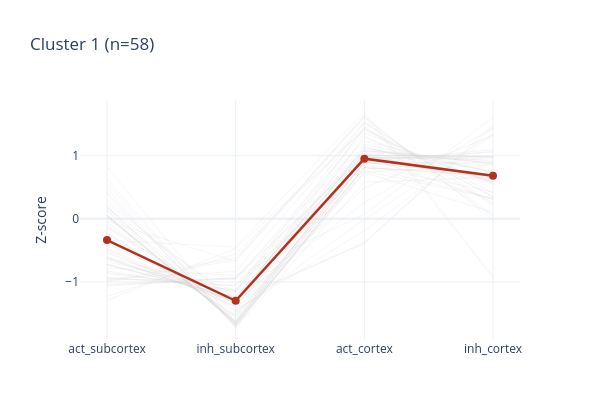
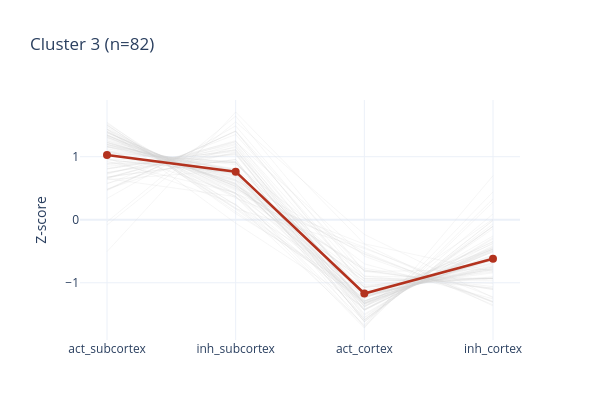

Source (notebook cell) for these figures, in order:
### Code cell
# Figure 5f (part 2) - z-scored intensity trajectories for the focus clusters (1 & 3).
dfc = df_norm_hm.reset_index().merge(feature_clusters[['PTM_Collapse_key', 'Cluster']],
                                     on='PTM_Collapse_key').set_index('PTM_Collapse_key')
for cl in FOCUS_CLUSTERS:
    sub = dfc[dfc['Cluster'] == cl][CUSTOM_ORDER]
    fig = go.Figure()
    for _, row in sub.iterrows():
        fig.add_trace(go.Scatter(x=CUSTOM_ORDER, y=row.values, mode='lines',
                                 line=dict(color='lightgrey', width=0.4), opacity=0.5, showlegend=False))
    fig.add_trace(go.Scatter(x=CUSTOM_ORDER, y=sub.mean().values, mode='lines+markers',
                             line=dict(color='#b3321e', width=2.5), marker=dict(size=8), showlegend=False))
    fig.update_layout(width=600, height=420, template='plotly_white',
                      title=f'Cluster {cl} (n={len(sub)})', yaxis_title='Z-score')
    fig.show()
    fig.write_image(rf'figures/figure5/figure5f_cluster{cl}.pdf', width=600, height=420)

### Figure 1 — Plotly figure (JSON) as saved in the notebook; plotly's stock layout.template omitted (floating-point values rounded to 4 significant figures)
{"data": [{"line": {"color": "lightgrey", "width": 0.4}, "mode": "lines", "opacity": 0.5, "showlegend": false, "type": "scatter", "x": ["act_subcortex", "inh_subcortex", "act_cortex", "inh_cortex"], "y": [0.1724, -1.268, -0.3912, 1.487]}, {"line": {"color": "lightgrey", "width": 0.4}, "mode": "lines", "opacity": 0.5, "showlegend": false, "type": "scatter", "x": ["act_subcortex", "inh_subcortex", "act_cortex", "inh_cortex"], "y": [-0.2472, -1.534, 0.8893, 0.8918]}, {"line": {"color": "lightgrey", "width": 0.4}, "mode": "lines", "opacity": 0.5, "showlegend": false, "type": "scatter", "x": ["act_subcortex", "inh_subcortex", "act_cortex", "inh_cortex"], "y": [-0.1447, -1.354, 1.464, 0.03527]}, {"line": {"color": "lightgrey", "width": 0.4}, "mode": "lines", "opacity": 0.5, "showlegend": false, "type": "scatter", "x": ["act_subcortex", "inh_subcortex", "act_cortex", "inh_cortex"], "y": [-0.03623, -0.6724, 1.638, -0.9293]}, {"line": {"color": "lightgrey", "width": 0.4}, "mode": "lines", "opacity": 0.5, "showlegend": false, "type": "scatter", "x": ["act_subcortex", "inh_subcortex", "act_cortex", "inh_cortex"], "y": [-0.6347, -1.287, 1.18, 0.7417]}, {"line": {"color": "lightgrey", "width": 0.4}, "mode": "lines", "opacity": 0.5, "showlegend": false, "type": "scatter", "x": ["act_subcortex", "inh_subcortex", "act_cortex", "inh_cortex"], "y": [0.4862, -1.729, 0.5825, 0.66]}, {"line": {"color": "lightgrey", "width": 0.4}, "mode": "lines", "opacity": 0.5, "showlegend": false, "type": "scatter", "x": ["act_subcortex", "inh_subcortex", "act_cortex", "inh_cortex"], "y": [0.05883, -1.648, 0.895, 0.6937]}, {"line": {"color": "lightgrey", "width": 0.4}, "mode": "lines", "opacity": 0.5, "showlegend": false, "type": "scatter", "x": ["act_subcortex", "inh_subcortex", "act_cortex", "inh_cortex"], "y": [0.05883, -1.648, 0.895, 0.6937]}, {"line": {"color": "lightgrey", "width": 0.4}, "mode": "lines", "opacity": 0.5, "showlegend": false, "type": "scatter", "x": ["act_subcortex", "inh_subcortex", "act_cortex", "inh_cortex"], "y": [0.05883, -1.648, 0.895, 0.6937]}, {"line": {"color": "lightgrey", "width": 0.4}, "mode": "lines", "opacity": 0.5, "showlegend": false, "type": "scatter", "x": ["act_subcortex", "inh_subcortex", "act_cortex", "inh_cortex"], "y": [-0.6766, -1.158, 1.427, 0.4072]}, {"line": {"color": "lightgrey", "width": 0.4}, "mode": "lines", "opacity": 0.5, "showlegend": false, "type": "scatter", "x": ["act_subcortex", "inh_subcortex", "act_cortex", "inh_cortex"], "y": [-0.634, -1.304, 0.8674, 1.07]}, {"line": {"color": "lightgrey", "width": 0.4}, "mode": "lines", "opacity": 0.5, "showlegend": false, "type": "scatter", "x": ["act_subcortex", "inh_subcortex", "act_cortex", "inh_cortex"], "y": [-0.5145, -1.388, 0.9717, 0.9304]}, {"line": {"color": "lightgrey", "width": 0.4}, "mode": "lines", "opacity": 0.5, "showlegend": false, "type": "scatter", "x": ["act_subcortex", "inh_subcortex", "act_cortex", "inh_cortex"], "y": [0.4245, -1.705, 0.8557, 0.4248]}, {"line": {"color": "lightgrey", "width": 0.4}, "mode": "lines", "opacity": 0.5, "showlegend": false, "type": "scatter", "x": ["act_subcortex", "inh_subcortex", "act_cortex", "inh_cortex"], "y": [-0.6072, -1.126, 1.523, 0.2096]}, {"line": {"color": "lightgrey", "width": 0.4}, "mode": "lines", "opacity": 0.5, "showlegend": false, "type": "scatter", "x": ["act_subcortex", "inh_subcortex", "act_cortex", "inh_cortex"], "y": [-0.2201, -1.546, 0.9042, 0.8621]}, {"line": {"color": "lightgrey", "width": 0.4}, "mode": "lines", "opacity": 0.5, "showlegend": false, "type": "scatter", "x": ["act_subcortex", "inh_subcortex", "act_cortex", "inh_cortex"], "y": [-1.033, -0.9349, 1.232, 0.7353]}, {"line": {"color": "lightgrey", "width": 0.4}, "mode": "lines", "opacity": 0.5, "showlegend": false, "type": "scatter", "x": ["act_subcortex", "inh_subcortex", "act_cortex", "inh_cortex"], "y": [-0.9804, -0.6205, 1.629, -0.02781]}, {"line": {"color": "lightgrey", "width": 0.4}, "mode": "lines", "opacity": 0.5, "showlegend": false, "type": "scatter", "x": ["act_subcortex", "inh_subcortex", "act_cortex", "inh_cortex"], "y": [-0.9655, -0.9518, 1.361, 0.5562]}, {"line": {"color": "lightgrey", "width": 0.4}, "mode": "lines", "opacity": 0.5, "showlegend": false, "type": "scatter", "x": ["act_subcortex", "inh_subcortex", "act_cortex", "inh_cortex"], "y": [-0.8604, -1.13, 1.006, 0.9846]}, {"line": {"color": "lightgrey", "width": 0.4}, "mode": "lines", "opacity": 0.5, "showlegend": false, "type": "scatter", "x": ["act_subcortex", "inh_subcortex", "act_cortex", "inh_cortex"], "y": [-1.049, -0.9502, 1.011, 0.9875]}, {"line": {"color": "lightgrey", "width": 0.4}, "mode": "lines", "opacity": 0.5, "showlegend": false, "type": "scatter", "x": ["act_subcortex", "inh_subcortex", "act_cortex", "inh_cortex"], "y": [-1.066, -0.9312, 1.011, 0.9868]}, {"line": {"color": "lightgrey", "width": 0.4}, "mode": "lines", "opacity": 0.5, "showlegend": false, "type": "scatter", "x": ["act_subcortex", "inh_subcortex", "act_cortex", "inh_cortex"], "y": [-0.3937, -1.305, 0.2571, 1.441]}, {"line": {"color": "lightgrey", "width": 0.4}, "mode": "lines", "opacity": 0.5, "showlegend": false, "type": "scatter", "x": ["act_subcortex", "inh_subcortex", "act_cortex", "inh_cortex"], "y": [-0.04559, -1.605, 1.001, 0.649]}, {"line": {"color": "lightgrey", "width": 0.4}, "mode": "lines", "opacity": 0.5, "showlegend": false, "type": "scatter", "x": ["act_subcortex", "inh_subcortex", "act_cortex", "inh_cortex"], "y": [-0.3417, -0.444, 1.692, -0.9066]}, {"line": {"color": "lightgrey", "width": 0.4}, "mode": "lines", "opacity": 0.5, "showlegend": false, "type": "scatter", "x": ["act_subcortex", "inh_subcortex", "act_cortex", "inh_cortex"], "y": [-0.5407, -1.316, 1.282, 0.5749]}, {"line": {"color": "lightgrey", "width": 0.4}, "mode": "lines", "opacity": 0.5, "showlegend": false, "type": "scatter", "x": ["act_subcortex", "inh_subcortex", "act_cortex", "inh_cortex"], "y": [-0.7785, -0.9003, 0.07319, 1.606]}, {"line": {"color": "lightgrey", "width": 0.4}, "mode": "lines", "opacity": 0.5, "showlegend": false, "type": "scatter", "x": ["act_subcortex", "inh_subcortex", "act_cortex", "inh_cortex"], "y": [0.02505, -1.624, 1.002, 0.5969]}, {"line": {"color": "lightgrey", "width": 0.4}, "mode": "lines", "opacity": 0.5, "showlegend": false, "type": "scatter", "x": ["act_subcortex", "inh_subcortex", "act_cortex", "inh_cortex"], "y": [0.0402, -1.622, 1.03, 0.5519]}, {"line": {"color": "lightgrey", "width": 0.4}, "mode": "lines", "opacity": 0.5, "showlegend": false, "type": "scatter", "x": ["act_subcortex", "inh_subcortex", "act_cortex", "inh_cortex"], "y": [-1.293, -0.4692, 1.408, 0.3539]}, {"line": {"color": "lightgrey", "width": 0.4}, "mode": "lines", "opacity": 0.5, "showlegend": false, "type": "scatter", "x": ["act_subcortex", "inh_subcortex", "act_cortex", "inh_cortex"], "y": [0.8268, -1.664, 0.7312, 0.1064]}, {"line": {"color": "lightgrey", "width": 0.4}, "mode": "lines", "opacity": 0.5, "showlegend": false, "type": "scatter", "x": ["act_subcortex", "inh_subcortex", "act_cortex", "inh_cortex"], "y": [-0.2158, -1.515, 1.149, 0.582]}, {"line": {"color": "lightgrey", "width": 0.4}, "mode": "lines", "opacity": 0.5, "showlegend": false, "type": "scatter", "x": ["act_subcortex", "inh_subcortex", "act_cortex", "inh_cortex"], "y": [0.05715, -1.65, 0.7384, 0.8542]}, {"line": {"color": "lightgrey", "width": 0.4}, "mode": "lines", "opacity": 0.5, "showlegend": false, "type": "scatter", "x": ["act_subcortex", "inh_subcortex", "act_cortex", "inh_cortex"], "y": [-0.8481, -1.134, 1.112, 0.8702]}, {"line": {"color": "lightgrey", "width": 0.4}, "mode": "lines", "opacity": 0.5, "showlegend": false, "type": "scatter", "x": ["act_subcortex", "inh_subcortex", "act_cortex", "inh_cortex"], "y": [0.02272, -1.63, 0.9633, 0.6439]}, {"line": {"color": "lightgrey", "width": 0.4}, "mode": "lines", "opacity": 0.5, "showlegend": false, "type": "scatter", "x": ["act_subcortex", "inh_subcortex", "act_cortex", "inh_cortex"], "y": [-1.231, -0.5511, 1.435, 0.3472]}, {"line": {"color": "lightgrey", "width": 0.4}, "mode": "lines", "opacity": 0.5, "showlegend": false, "type": "scatter", "x": ["act_subcortex", "inh_subcortex", "act_cortex", "inh_cortex"], "y": [-1.001, -0.6544, 1.602, 0.05299]}, {"line": {"color": "lightgrey", "width": 0.4}, "mode": "lines", "opacity": 0.5, "showlegend": false, "type": "scatter", "x": ["act_subcortex", "inh_subcortex", "act_cortex", "inh_cortex"], "y": [-0.4718, -1.339, 0.4907, 1.32]}, {"line": {"color": "lightgrey", "width": 0.4}, "mode": "lines", "opacity": 0.5, "showlegend": false, "type": "scatter", "x": ["act_subcortex", "inh_subcortex", "act_cortex", "inh_cortex"], "y": [-0.4834, -1.392, 1.126, 0.7491]}, {"line": {"color": "lightgrey", "width": 0.4}, "mode": "lines", "opacity": 0.5, "showlegend": false, "type": "scatter", "x": ["act_subcortex", "inh_subcortex", "act_cortex", "inh_cortex"], "y": [-0.6126, -1.323, 0.9711, 0.9647]}, {"line": {"color": "lightgrey", "width": 0.4}, "mode": "lines", "opacity": 0.5, "showlegend": false, "type": "scatter", "x": ["act_subcortex", "inh_subcortex", "act_cortex", "inh_cortex"], "y": [-0.6001, -1.332, 0.969, 0.9629]}, {"line": {"color": "lightgrey", "width": 0.4}, "mode": "lines", "opacity": 0.5, "showlegend": false, "type": "scatter", "x": ["act_subcortex", "inh_subcortex", "act_cortex", "inh_cortex"], "y": [-0.7179, -1.247, 0.9857, 0.9791]}, {"line": {"color": "lightgrey", "width": 0.4}, "mode": "lines", "opacity": 0.5, "showlegend": false, "type": "scatter", "x": ["act_subcortex", "inh_subcortex", "act_cortex", "inh_cortex"], "y": [-0.9484, -0.8315, 1.532, 0.2477]}, {"line": {"color": "lightgrey", "width": 0.4}, "mode": "lines", "opacity": 0.5, "showlegend": false, "type": "scatter", "x": ["act_subcortex", "inh_subcortex", "act_cortex", "inh_cortex"], "y": [0.1263, -1.67, 0.8045, 0.7395]}, {"line": {"color": "lightgrey", "width": 0.4}, "mode": "lines", "opacity": 0.5, "showlegend": false, "type": "scatter", "x": ["act_subcortex", "inh_subcortex", "act_cortex", "inh_cortex"], "y": [-0.9317, -1.061, 0.8935, 1.099]}, {"line": {"color": "lightgrey", "width": 0.4}, "mode": "lines", "opacity": 0.5, "showlegend": false, "type": "scatter", "x": ["act_subcortex", "inh_subcortex", "act_cortex", "inh_cortex"], "y": [0.1322, -1.471, -0.01067, 1.349]}, {"line": {"color": "lightgrey", "width": 0.4}, "mode": "lines", "opacity": 0.5, "showlegend": false, "type": "scatter", "x": ["act_subcortex", "inh_subcortex", "act_cortex", "inh_cortex"], "y": [0.2464, -1.314, -0.372, 1.44]}, {"line": {"color": "lightgrey", "width": 0.4}, "mode": "lines", "opacity": 0.5, "showlegend": false, "type": "scatter", "x": ["act_subcortex", "inh_subcortex", "act_cortex", "inh_cortex"], "y": [-0.7275, -1.235, 1.078, 0.8849]}, {"line": {"color": "lightgrey", "width": 0.4}, "mode": "lines", "opacity": 0.5, "showlegend": false, "type": "scatter", "x": ["act_subcortex", "inh_subcortex", "act_cortex", "inh_cortex"], "y": [0.5577, -1.706, 0.8202, 0.3276]}, {"line": {"color": "lightgrey", "width": 0.4}, "mode": "lines", "opacity": 0.5, "showlegend": false, "type": "scatter", "x": ["act_subcortex", "inh_subcortex", "act_cortex", "inh_cortex"], "y": [0.6263, -1.709, 0.7654, 0.3175]}, {"line": {"color": "lightgrey", "width": 0.4}, "mode": "lines", "opacity": 0.5, "showlegend": false, "type": "scatter", "x": ["act_subcortex", "inh_subcortex", "act_cortex", "inh_cortex"], "y": [0.1916, -1.685, 0.8145, 0.6789]}, {"line": {"color": "lightgrey", "width": 0.4}, "mode": "lines", "opacity": 0.5, "showlegend": false, "type": "scatter", "x": ["act_subcortex", "inh_subcortex", "act_cortex", "inh_cortex"], "y": [0.1916, -1.685, 0.8145, 0.6789]}, {"line": {"color": "lightgrey", "width": 0.4}, "mode": "lines", "opacity": 0.5, "showlegend": false, "type": "scatter", "x": ["act_subcortex", "inh_subcortex", "act_cortex", "inh_cortex"], "y": [0.3114, -1.452, -0.1864, 1.327]}, {"line": {"color": "lightgrey", "width": 0.4}, "mode": "lines", "opacity": 0.5, "showlegend": false, "type": "scatter", "x": ["act_subcortex", "inh_subcortex", "act_cortex", "inh_cortex"], "y": [-0.9399, -1.055, 1.084, 0.9108]}, {"line": {"color": "lightgrey", "width": 0.4}, "mode": "lines", "opacity": 0.5, "showlegend": false, "type": "scatter", "x": ["act_subcortex", "inh_subcortex", "act_cortex", "inh_cortex"], "y": [0.3906, -1.673, 0.9784, 0.3037]}, {"line": {"color": "lightgrey", "width": 0.4}, "mode": "lines", "opacity": 0.5, "showlegend": false, "type": "scatter", "x": ["act_subcortex", "inh_subcortex", "act_cortex", "inh_cortex"], "y": [-0.08896, -1.479, 1.32, 0.2481]}, {"line": {"color": "lightgrey", "width": 0.4}, "mode": "lines", "opacity": 0.5, "showlegend": false, "type": "scatter", "x": ["act_subcortex", "inh_subcortex", "act_cortex", "inh_cortex"], "y": [-0.8236, -1.16, 0.9258, 1.058]}, {"line": {"color": "lightgrey", "width": 0.4}, "mode": "lines", "opacity": 0.5, "showlegend": false, "type": "scatter", "x": ["act_subcortex", "inh_subcortex", "act_cortex", "inh_cortex"], "y": [-0.1162, -1.569, 1.069, 0.6161]}, {"line": {"color": "lightgrey", "width": 0.4}, "mode": "lines", "opacity": 0.5, "showlegend": false, "type": "scatter", "x": ["act_subcortex", "inh_subcortex", "act_cortex", "inh_cortex"], "y": [-0.7219, -1.239, 1.081, 0.8803]}, {"line": {"color": "#b3321e", "width": 2.5}, "marker": {"size": 8}, "mode": "lines+markers", "showlegend": false, "type": "scatter", "x": ["act_subcortex", "inh_subcortex", "act_cortex", "inh_cortex"], "y": [-0.3368, -1.297, 0.9531, 0.681]}], "layout": {"height": 420, "title": {"text": "Cluster 1 (n=58)"}, "width": 600, "yaxis": {"title": {"text": "Z-score"}}}}

### Figure 2 — Plotly figure (JSON) as saved in the notebook; plotly's stock layout.template omitted (floating-point values rounded to 4 significant figures)
{"data": [{"line": {"color": "lightgrey", "width": 0.4}, "mode": "lines", "opacity": 0.5, "showlegend": false, "type": "scatter", "x": ["act_subcortex", "inh_subcortex", "act_cortex", "inh_cortex"], "y": [0.9537, 0.7419, -1.59, -0.1053]}, {"line": {"color": "lightgrey", "width": 0.4}, "mode": "lines", "opacity": 0.5, "showlegend": false, "type": "scatter", "x": ["act_subcortex", "inh_subcortex", "act_cortex", "inh_cortex"], "y": [0.9537, 0.7419, -1.59, -0.1053]}, {"line": {"color": "lightgrey", "width": 0.4}, "mode": "lines", "opacity": 0.5, "showlegend": false, "type": "scatter", "x": ["act_subcortex", "inh_subcortex", "act_cortex", "inh_cortex"], "y": [0.7443, 1.102, -1.437, -0.4097]}, {"line": {"color": "lightgrey", "width": 0.4}, "mode": "lines", "opacity": 0.5, "showlegend": false, "type": "scatter", "x": ["act_subcortex", "inh_subcortex", "act_cortex", "inh_cortex"], "y": [0.6515, 1.236, -0.5786, -1.309]}, {"line": {"color": "lightgrey", "width": 0.4}, "mode": "lines", "opacity": 0.5, "showlegend": false, "type": "scatter", "x": ["act_subcortex", "inh_subcortex", "act_cortex", "inh_cortex"], "y": [1.219, 0.6638, -1.328, -0.555]}, {"line": {"color": "lightgrey", "width": 0.4}, "mode": "lines", "opacity": 0.5, "showlegend": false, "type": "scatter", "x": ["act_subcortex", "inh_subcortex", "act_cortex", "inh_cortex"], "y": [0.5693, 1.352, -0.9525, -0.9693]}, {"line": {"color": "lightgrey", "width": 0.4}, "mode": "lines", "opacity": 0.5, "showlegend": false, "type": "scatter", "x": ["act_subcortex", "inh_subcortex", "act_cortex", "inh_cortex"], "y": [0.4646, 1.41, -1.079, -0.7951]}, {"line": {"color": "lightgrey", "width": 0.4}, "mode": "lines", "opacity": 0.5, "showlegend": false, "type": "scatter", "x": ["act_subcortex", "inh_subcortex", "act_cortex", "inh_cortex"], "y": [-0.03357, 1.644, -0.8228, -0.7873]}, {"line": {"color": "lightgrey", "width": 0.4}, "mode": "lines", "opacity": 0.5, "showlegend": false, "type": "scatter", "x": ["act_subcortex", "inh_subcortex", "act_cortex", "inh_cortex"], "y": [1.31, 0.5398, -0.5492, -1.3]}, {"line": {"color": "lightgrey", "width": 0.4}, "mode": "lines", "opacity": 0.5, "showlegend": false, "type": "scatter", "x": ["act_subcortex", "inh_subcortex", "act_cortex", "inh_cortex"], "y": [1.339, 0.4933, -0.537, -1.295]}, {"line": {"color": "lightgrey", "width": 0.4}, "mode": "lines", "opacity": 0.5, "showlegend": false, "type": "scatter", "x": ["act_subcortex", "inh_subcortex", "act_cortex", "inh_cortex"], "y": [1.305, 0.6378, -0.9323, -1.01]}, {"line": {"color": "lightgrey", "width": 0.4}, "mode": "lines", "opacity": 0.5, "showlegend": false, "type": "scatter", "x": ["act_subcortex", "inh_subcortex", "act_cortex", "inh_cortex"], "y": [0.5792, 1.072, -1.585, -0.06586]}, {"line": {"color": "lightgrey", "width": 0.4}, "mode": "lines", "opacity": 0.5, "showlegend": false, "type": "scatter", "x": ["act_subcortex", "inh_subcortex", "act_cortex", "inh_cortex"], "y": [1.051, 0.9218, -1.211, -0.762]}, {"line": {"color": "lightgrey", "width": 0.4}, "mode": "lines", "opacity": 0.5, "showlegend": false, "type": "scatter", "x": ["act_subcortex", "inh_subcortex", "act_cortex", "inh_cortex"], "y": [1.527, 0.2284, -1.07, -0.6862]}, {"line": {"color": "lightgrey", "width": 0.4}, "mode": "lines", "opacity": 0.5, "showlegend": false, "type": "scatter", "x": ["act_subcortex", "inh_subcortex", "act_cortex", "inh_cortex"], "y": [1.353, 0.5529, -0.799, -1.107]}, {"line": {"color": "lightgrey", "width": 0.4}, "mode": "lines", "opacity": 0.5, "showlegend": false, "type": "scatter", "x": ["act_subcortex", "inh_subcortex", "act_cortex", "inh_cortex"], "y": [0.7506, 1.05, -1.497, -0.304]}, {"line": {"color": "lightgrey", "width": 0.4}, "mode": "lines", "opacity": 0.5, "showlegend": false, "type": "scatter", "x": ["act_subcortex", "inh_subcortex", "act_cortex", "inh_cortex"], "y": [1.436, -0.05447, -1.391, 0.009661]}, {"line": {"color": "lightgrey", "width": 0.4}, "mode": "lines", "opacity": 0.5, "showlegend": false, "type": "scatter", "x": ["act_subcortex", "inh_subcortex", "act_cortex", "inh_cortex"], "y": [1.195, 0.7213, -1.288, -0.6281]}, {"line": {"color": "lightgrey", "width": 0.4}, "mode": "lines", "opacity": 0.5, "showlegend": false, "type": "scatter", "x": ["act_subcortex", "inh_subcortex", "act_cortex", "inh_cortex"], "y": [1.385, 0.5046, -0.7982, -1.091]}, {"line": {"color": "lightgrey", "width": 0.4}, "mode": "lines", "opacity": 0.5, "showlegend": false, "type": "scatter", "x": ["act_subcortex", "inh_subcortex", "act_cortex", "inh_cortex"], "y": [0.8058, 1.112, -1.331, -0.5866]}, {"line": {"color": "lightgrey", "width": 0.4}, "mode": "lines", "opacity": 0.5, "showlegend": false, "type": "scatter", "x": ["act_subcortex", "inh_subcortex", "act_cortex", "inh_cortex"], "y": [0.8058, 1.112, -1.331, -0.5866]}, {"line": {"color": "lightgrey", "width": 0.4}, "mode": "lines", "opacity": 0.5, "showlegend": false, "type": "scatter", "x": ["act_subcortex", "inh_subcortex", "act_cortex", "inh_cortex"], "y": [1.397, 0.3706, -1.302, -0.4652]}, {"line": {"color": "lightgrey", "width": 0.4}, "mode": "lines", "opacity": 0.5, "showlegend": false, "type": "scatter", "x": ["act_subcortex", "inh_subcortex", "act_cortex", "inh_cortex"], "y": [0.4845, 1.166, -1.548, -0.1028]}, {"line": {"color": "lightgrey", "width": 0.4}, "mode": "lines", "opacity": 0.5, "showlegend": false, "type": "scatter", "x": ["act_subcortex", "inh_subcortex", "act_cortex", "inh_cortex"], "y": [1.16, 0.7907, -1.228, -0.7224]}, {"line": {"color": "lightgrey", "width": 0.4}, "mode": "lines", "opacity": 0.5, "showlegend": false, "type": "scatter", "x": ["act_subcortex", "inh_subcortex", "act_cortex", "inh_cortex"], "y": [0.6365, 0.786, -1.703, 0.28]}, {"line": {"color": "lightgrey", "width": 0.4}, "mode": "lines", "opacity": 0.5, "showlegend": false, "type": "scatter", "x": ["act_subcortex", "inh_subcortex", "act_cortex", "inh_cortex"], "y": [0.7232, 1.242, -1.031, -0.9335]}, {"line": {"color": "lightgrey", "width": 0.4}, "mode": "lines", "opacity": 0.5, "showlegend": false, "type": "scatter", "x": ["act_subcortex", "inh_subcortex", "act_cortex", "inh_cortex"], "y": [0.8143, 1.145, -1.211, -0.748]}, {"line": {"color": "lightgrey", "width": 0.4}, "mode": "lines", "opacity": 0.5, "showlegend": false, "type": "scatter", "x": ["act_subcortex", "inh_subcortex", "act_cortex", "inh_cortex"], "y": [0.6531, 0.3663, -1.718, 0.6986]}, {"line": {"color": "lightgrey", "width": 0.4}, "mode": "lines", "opacity": 0.5, "showlegend": false, "type": "scatter", "x": ["act_subcortex", "inh_subcortex", "act_cortex", "inh_cortex"], "y": [1.397, 0.4796, -0.7689, -1.108]}, {"line": {"color": "lightgrey", "width": 0.4}, "mode": "lines", "opacity": 0.5, "showlegend": false, "type": "scatter", "x": ["act_subcortex", "inh_subcortex", "act_cortex", "inh_cortex"], "y": [0.4742, 1.406, -0.8186, -1.062]}, {"line": {"color": "lightgrey", "width": 0.4}, "mode": "lines", "opacity": 0.5, "showlegend": false, "type": "scatter", "x": ["act_subcortex", "inh_subcortex", "act_cortex", "inh_cortex"], "y": [1.104, 0.4174, -1.612, 0.09073]}, {"line": {"color": "lightgrey", "width": 0.4}, "mode": "lines", "opacity": 0.5, "showlegend": false, "type": "scatter", "x": ["act_subcortex", "inh_subcortex", "act_cortex", "inh_cortex"], "y": [1.322, 0.3683, -1.432, -0.2584]}, {"line": {"color": "lightgrey", "width": 0.4}, "mode": "lines", "opacity": 0.5, "showlegend": false, "type": "scatter", "x": ["act_subcortex", "inh_subcortex", "act_cortex", "inh_cortex"], "y": [1.503, 0.1773, -0.4556, -1.225]}, {"line": {"color": "lightgrey", "width": 0.4}, "mode": "lines", "opacity": 0.5, "showlegend": false, "type": "scatter", "x": ["act_subcortex", "inh_subcortex", "act_cortex", "inh_cortex"], "y": [1.08, 0.8754, -0.6992, -1.256]}, {"line": {"color": "lightgrey", "width": 0.4}, "mode": "lines", "opacity": 0.5, "showlegend": false, "type": "scatter", "x": ["act_subcortex", "inh_subcortex", "act_cortex", "inh_cortex"], "y": [-0.5059, 1.71, -0.3816, -0.8221]}, {"line": {"color": "lightgrey", "width": 0.4}, "mode": "lines", "opacity": 0.5, "showlegend": false, "type": "scatter", "x": ["act_subcortex", "inh_subcortex", "act_cortex", "inh_cortex"], "y": [1.225, 0.635, -1.357, -0.5036]}, {"line": {"color": "lightgrey", "width": 0.4}, "mode": "lines", "opacity": 0.5, "showlegend": false, "type": "scatter", "x": ["act_subcortex", "inh_subcortex", "act_cortex", "inh_cortex"], "y": [1.473, 0.1699, -1.297, -0.3453]}, {"line": {"color": "lightgrey", "width": 0.4}, "mode": "lines", "opacity": 0.5, "showlegend": false, "type": "scatter", "x": ["act_subcortex", "inh_subcortex", "act_cortex", "inh_cortex"], "y": [0.6763, 0.9557, -1.621, -0.01059]}, {"line": {"color": "lightgrey", "width": 0.4}, "mode": "lines", "opacity": 0.5, "showlegend": false, "type": "scatter", "x": ["act_subcortex", "inh_subcortex", "act_cortex", "inh_cortex"], "y": [0.6763, 0.9557, -1.621, -0.01059]}, {"line": {"color": "lightgrey", "width": 0.4}, "mode": "lines", "opacity": 0.5, "showlegend": false, "type": "scatter", "x": ["act_subcortex", "inh_subcortex", "act_cortex", "inh_cortex"], "y": [1.251, 0.5834, -1.371, -0.4642]}, {"line": {"color": "lightgrey", "width": 0.4}, "mode": "lines", "opacity": 0.5, "showlegend": false, "type": "scatter", "x": ["act_subcortex", "inh_subcortex", "act_cortex", "inh_cortex"], "y": [0.3377, 1.489, -0.8955, -0.9311]}, {"line": {"color": "lightgrey", "width": 0.4}, "mode": "lines", "opacity": 0.5, "showlegend": false, "type": "scatter", "x": ["act_subcortex", "inh_subcortex", "act_cortex", "inh_cortex"], "y": [-0.08454, 1.553, -0.2326, -1.236]}, {"line": {"color": "lightgrey", "width": 0.4}, "mode": "lines", "opacity": 0.5, "showlegend": false, "type": "scatter", "x": ["act_subcortex", "inh_subcortex", "act_cortex", "inh_cortex"], "y": [0.4807, 1.403, -1.055, -0.8285]}, {"line": {"color": "lightgrey", "width": 0.4}, "mode": "lines", "opacity": 0.5, "showlegend": false, "type": "scatter", "x": ["act_subcortex", "inh_subcortex", "act_cortex", "inh_cortex"], "y": [1.345, 0.4628, -1.319, -0.4885]}, {"line": {"color": "lightgrey", "width": 0.4}, "mode": "lines", "opacity": 0.5, "showlegend": false, "type": "scatter", "x": ["act_subcortex", "inh_subcortex", "act_cortex", "inh_cortex"], "y": [1.065, 0.9093, -1.197, -0.7774]}, {"line": {"color": "lightgrey", "width": 0.4}, "mode": "lines", "opacity": 0.5, "showlegend": false, "type": "scatter", "x": ["act_subcortex", "inh_subcortex", "act_cortex", "inh_cortex"], "y": [1.344, 0.4121, -0.3881, -1.368]}, {"line": {"color": "lightgrey", "width": 0.4}, "mode": "lines", "opacity": 0.5, "showlegend": false, "type": "scatter", "x": ["act_subcortex", "inh_subcortex", "act_cortex", "inh_cortex"], "y": [1.234, 0.6277, -0.5123, -1.349]}, {"line": {"color": "lightgrey", "width": 0.4}, "mode": "lines", "opacity": 0.5, "showlegend": false, "type": "scatter", "x": ["act_subcortex", "inh_subcortex", "act_cortex", "inh_cortex"], "y": [0.6603, 1.256, -1.23, -0.6864]}, {"line": {"color": "lightgrey", "width": 0.4}, "mode": "lines", "opacity": 0.5, "showlegend": false, "type": "scatter", "x": ["act_subcortex", "inh_subcortex", "act_cortex", "inh_cortex"], "y": [1.153, 0.6909, -1.419, -0.425]}, {"line": {"color": "lightgrey", "width": 0.4}, "mode": "lines", "opacity": 0.5, "showlegend": false, "type": "scatter", "x": ["act_subcortex", "inh_subcortex", "act_cortex", "inh_cortex"], "y": [1.255, 0.696, -1.109, -0.8428]}, {"line": {"color": "lightgrey", "width": 0.4}, "mode": "lines", "opacity": 0.5, "showlegend": false, "type": "scatter", "x": ["act_subcortex", "inh_subcortex", "act_cortex", "inh_cortex"], "y": [0.7361, 1.21, -1.198, -0.7481]}, {"line": {"color": "lightgrey", "width": 0.4}, "mode": "lines", "opacity": 0.5, "showlegend": false, "type": "scatter", "x": ["act_subcortex", "inh_subcortex", "act_cortex", "inh_cortex"], "y": [1.227, 0.6788, -1.283, -0.6221]}, {"line": {"color": "lightgrey", "width": 0.4}, "mode": "lines", "opacity": 0.5, "showlegend": false, "type": "scatter", "x": ["act_subcortex", "inh_subcortex", "act_cortex", "inh_cortex"], "y": [1.546, 0.09799, -1.174, -0.4709]}, {"line": {"color": "lightgrey", "width": 0.4}, "mode": "lines", "opacity": 0.5, "showlegend": false, "type": "scatter", "x": ["act_subcortex", "inh_subcortex", "act_cortex", "inh_cortex"], "y": [0.979, 0.2475, -1.669, 0.4424]}, {"line": {"color": "lightgrey", "width": 0.4}, "mode": "lines", "opacity": 0.5, "showlegend": false, "type": "scatter", "x": ["act_subcortex", "inh_subcortex", "act_cortex", "inh_cortex"], "y": [1.431, 0.4097, -1.134, -0.7065]}, {"line": {"color": "lightgrey", "width": 0.4}, "mode": "lines", "opacity": 0.5, "showlegend": false, "type": "scatter", "x": ["act_subcortex", "inh_subcortex", "act_cortex", "inh_cortex"], "y": [1.194, 0.6117, -1.437, -0.3691]}, {"line": {"color": "lightgrey", "width": 0.4}, "mode": "lines", "opacity": 0.5, "showlegend": false, "type": "scatter", "x": ["act_subcortex", "inh_subcortex", "act_cortex", "inh_cortex"], "y": [1.158, 0.7703, -1.284, -0.6445]}, {"line": {"color": "lightgrey", "width": 0.4}, "mode": "lines", "opacity": 0.5, "showlegend": false, "type": "scatter", "x": ["act_subcortex", "inh_subcortex", "act_cortex", "inh_cortex"], "y": [1.341, 0.5287, -1.229, -0.6415]}, {"line": {"color": "lightgrey", "width": 0.4}, "mode": "lines", "opacity": 0.5, "showlegend": false, "type": "scatter", "x": ["act_subcortex", "inh_subcortex", "act_cortex", "inh_cortex"], "y": [0.6682, 1.192, -1.379, -0.4815]}, {"line": {"color": "lightgrey", "width": 0.4}, "mode": "lines", "opacity": 0.5, "showlegend": false, "type": "scatter", "x": ["act_subcortex", "inh_subcortex", "act_cortex", "inh_cortex"], "y": [1.125, 0.7971, -1.317, -0.6049]}, {"line": {"color": "lightgrey", "width": 0.4}, "mode": "lines", "opacity": 0.5, "showlegend": false, "type": "scatter", "x": ["act_subcortex", "inh_subcortex", "act_cortex", "inh_cortex"], "y": [1.093, 0.8987, -1.075, -0.9175]}, {"line": {"color": "lightgrey", "width": 0.4}, "mode": "lines", "opacity": 0.5, "showlegend": false, "type": "scatter", "x": ["act_subcortex", "inh_subcortex", "act_cortex", "inh_cortex"], "y": [1.442, 0.4232, -0.9305, -0.9352]}, {"line": {"color": "lightgrey", "width": 0.4}, "mode": "lines", "opacity": 0.5, "showlegend": false, "type": "scatter", "x": ["act_subcortex", "inh_subcortex", "act_cortex", "inh_cortex"], "y": [0.8476, 1.029, -1.419, -0.4579]}, {"line": {"color": "lightgrey", "width": 0.4}, "mode": "lines", "opacity": 0.5, "showlegend": false, "type": "scatter", "x": ["act_subcortex", "inh_subcortex", "act_cortex", "inh_cortex"], "y": [1.161, 0.7146, -1.375, -0.5012]}, {"line": {"color": "lightgrey", "width": 0.4}, "mode": "lines", "opacity": 0.5, "showlegend": false, "type": "scatter", "x": ["act_subcortex", "inh_subcortex", "act_cortex", "inh_cortex"], "y": [1.079, 0.6221, -1.559, -0.142]}, {"line": {"color": "lightgrey", "width": 0.4}, "mode": "lines", "opacity": 0.5, "showlegend": false, "type": "scatter", "x": ["act_subcortex", "inh_subcortex", "act_cortex", "inh_cortex"], "y": [0.8989, 1.079, -1.177, -0.8007]}, {"line": {"color": "lightgrey", "width": 0.4}, "mode": "lines", "opacity": 0.5, "showlegend": false, "type": "scatter", "x": ["act_subcortex", "inh_subcortex", "act_cortex", "inh_cortex"], "y": [0.9265, 0.4296, -1.687, 0.3312]}, {"line": {"color": "lightgrey", "width": 0.4}, "mode": "lines", "opacity": 0.5, "showlegend": false, "type": "scatter", "x": ["act_subcortex", "inh_subcortex", "act_cortex", "inh_cortex"], "y": [1.297, 0.564, -1.297, -0.5634]}, {"line": {"color": "lightgrey", "width": 0.4}, "mode": "lines", "opacity": 0.5, "showlegend": false, "type": "scatter", "x": ["act_subcortex", "inh_subcortex", "act_cortex", "inh_cortex"], "y": [1.507, 0.1263, -1.251, -0.3826]}, {"line": {"color": "lightgrey", "width": 0.4}, "mode": "lines", "opacity": 0.5, "showlegend": false, "type": "scatter", "x": ["act_subcortex", "inh_subcortex", "act_cortex", "inh_cortex"], "y": [0.8874, 0.9141, -1.515, -0.2865]}, {"line": {"color": "lightgrey", "width": 0.4}, "mode": "lines", "opacity": 0.5, "showlegend": false, "type": "scatter", "x": ["act_subcortex", "inh_subcortex", "act_cortex", "inh_cortex"], "y": [1.495, 0.1884, -1.238, -0.445]}, {"line": {"color": "lightgrey", "width": 0.4}, "mode": "lines", "opacity": 0.5, "showlegend": false, "type": "scatter", "x": ["act_subcortex", "inh_subcortex", "act_cortex", "inh_cortex"], "y": [1.436, 0.2373, -1.327, -0.3468]}, {"line": {"color": "lightgrey", "width": 0.4}, "mode": "lines", "opacity": 0.5, "showlegend": false, "type": "scatter", "x": ["act_subcortex", "inh_subcortex", "act_cortex", "inh_cortex"], "y": [0.8787, 1.044, -1.343, -0.5793]}, {"line": {"color": "lightgrey", "width": 0.4}, "mode": "lines", "opacity": 0.5, "showlegend": false, "type": "scatter", "x": ["act_subcortex", "inh_subcortex", "act_cortex", "inh_cortex"], "y": [1.405, 0.3428, -0.4381, -1.31]}, {"line": {"color": "lightgrey", "width": 0.4}, "mode": "lines", "opacity": 0.5, "showlegend": false, "type": "scatter", "x": ["act_subcortex", "inh_subcortex", "act_cortex", "inh_cortex"], "y": [1.38, 0.5271, -0.9742, -0.9326]}, {"line": {"color": "lightgrey", "width": 0.4}, "mode": "lines", "opacity": 0.5, "showlegend": false, "type": "scatter", "x": ["act_subcortex", "inh_subcortex", "act_cortex", "inh_cortex"], "y": [1.38, 0.5271, -0.9742, -0.9326]}, {"line": {"color": "lightgrey", "width": 0.4}, "mode": "lines", "opacity": 0.5, "showlegend": false, "type": "scatter", "x": ["act_subcortex", "inh_subcortex", "act_cortex", "inh_cortex"], "y": [1.329, 0.5747, -1.167, -0.7359]}, {"line": {"color": "lightgrey", "width": 0.4}, "mode": "lines", "opacity": 0.5, "showlegend": false, "type": "scatter", "x": ["act_subcortex", "inh_subcortex", "act_cortex", "inh_cortex"], "y": [1.189, 0.7678, -1.181, -0.7758]}, {"line": {"color": "lightgrey", "width": 0.4}, "mode": "lines", "opacity": 0.5, "showlegend": false, "type": "scatter", "x": ["act_subcortex", "inh_subcortex", "act_cortex", "inh_cortex"], "y": [1.199, 0.7745, -1.068, -0.9055]}, {"line": {"color": "lightgrey", "width": 0.4}, "mode": "lines", "opacity": 0.5, "showlegend": false, "type": "scatter", "x": ["act_subcortex", "inh_subcortex", "act_cortex", "inh_cortex"], "y": [0.9615, 0.9106, -1.433, -0.4392]}, {"line": {"color": "lightgrey", "width": 0.4}, "mode": "lines", "opacity": 0.5, "showlegend": false, "type": "scatter", "x": ["act_subcortex", "inh_subcortex", "act_cortex", "inh_cortex"], "y": [1.173, 0.8052, -0.8941, -1.084]}, {"line": {"color": "lightgrey", "width": 0.4}, "mode": "lines", "opacity": 0.5, "showlegend": false, "type": "scatter", "x": ["act_subcortex", "inh_subcortex", "act_cortex", "inh_cortex"], "y": [1.28, 0.5669, -1.334, -0.5129]}, {"line": {"color": "#b3321e", "width": 2.5}, "marker": {"size": 8}, "mode": "lines+markers", "showlegend": false, "type": "scatter", "x": ["act_subcortex", "inh_subcortex", "act_cortex", "inh_cortex"], "y": [1.029, 0.7621, -1.171, -0.6202]}], "layout": {"height": 420, "title": {"text": "Cluster 3 (n=82)"}, "width": 600, "yaxis": {"title": {"text": "Z-score"}}}}
